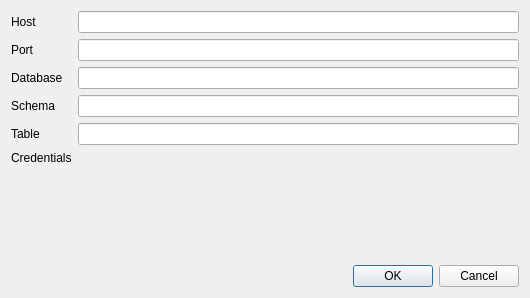
<?xml version="1.0" encoding="UTF-8"?>
<ui version="4.0">
 <class>Dialog</class>
 <widget class="QDialog" name="Dialog">
  <property name="geometry">
   <rect>
    <x>0</x>
    <y>0</y>
    <width>530</width>
    <height>298</height>
   </rect>
  </property>
  <property name="windowTitle">
   <string>Import from Database</string>
  </property>
  <layout class="QGridLayout" name="gridLayout">
   <item row="3" column="0">
    <widget class="QLabel" name="label_10">
     <property name="text">
      <string>Port</string>
     </property>
    </widget>
   </item>
   <item row="6" column="1">
    <widget class="QLineEdit" name="txtTable"/>
   </item>
   <item row="9" column="0" colspan="2">
    <widget class="QDialogButtonBox" name="buttonBox">
     <property name="orientation">
      <enum>Qt::Horizontal</enum>
     </property>
     <property name="standardButtons">
      <set>QDialogButtonBox::Cancel|QDialogButtonBox::Ok</set>
     </property>
    </widget>
   </item>
   <item row="5" column="0">
    <widget class="QLabel" name="label_11">
     <property name="text">
      <string>Schema</string>
     </property>
    </widget>
   </item>
   <item row="7" column="0">
    <widget class="QLabel" name="label_13">
     <property name="text">
      <string>Credentials</string>
     </property>
    </widget>
   </item>
   <item row="6" column="0">
    <widget class="QLabel" name="label_9">
     <property name="text">
      <string>Table</string>
     </property>
    </widget>
   </item>
   <item row="1" column="1">
    <widget class="QLineEdit" name="txtHost"/>
   </item>
   <item row="4" column="0">
    <widget class="QLabel" name="label_12">
     <property name="text">
      <string>Database</string>
     </property>
    </widget>
   </item>
   <item row="3" column="1">
    <widget class="QLineEdit" name="txtPort"/>
   </item>
   <item row="4" column="1">
    <widget class="QLineEdit" name="txtDatabase"/>
   </item>
   <item row="1" column="0">
    <widget class="QLabel" name="label_8">
     <property name="text">
      <string>Host</string>
     </property>
    </widget>
   </item>
   <item row="5" column="1">
    <widget class="QLineEdit" name="txtSchema"/>
   </item>
   <item row="8" column="0">
    <spacer name="verticalSpacer">
     <property name="orientation">
      <enum>Qt::Vertical</enum>
     </property>
     <property name="sizeHint" stdset="0">
      <size>
       <width>20</width>
       <height>40</height>
      </size>
     </property>
    </spacer>
   </item>
  </layout>
 </widget>
 <resources/>
 <connections>
  <connection>
   <sender>buttonBox</sender>
   <signal>rejected()</signal>
   <receiver>Dialog</receiver>
   <slot>reject()</slot>
   <hints>
    <hint type="sourcelabel">
     <x>316</x>
     <y>260</y>
    </hint>
    <hint type="destinationlabel">
     <x>286</x>
     <y>274</y>
    </hint>
   </hints>
  </connection>
 </connections>
</ui>
